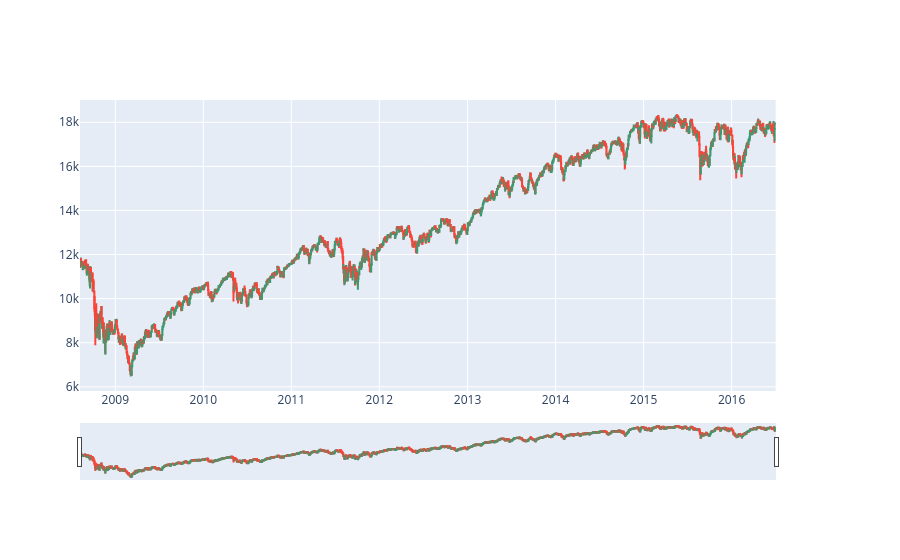

The code cell stored with this chart in its notebook:
### Code cell
fig = make_subplots(specs=[[{"secondary_y":True}]])
fig.add_trace(go.Candlestick(x=merged_df['Date'],
        open = merged_df['Open'],
        high = merged_df['High'],
        low = merged_df['Low'], 
        close = merged_df['Close'],
        name = "Price"),secondary_y = False)

### Figure 1 — Plotly figure (JSON) as saved in the notebook; plotly's stock layout.template omitted (floating-point values rounded to 4 significant figures; data arrays with more than 128 entries replaced by an {"elided": "..."} marker saying what was removed)
{"data": [{"close": {"elided": "1989 float values"}, "high": {"elided": "1989 float values"}, "low": {"elided": "1989 float values"}, "name": "Price", "open": {"elided": "1989 float values"}, "type": "candlestick", "x": {"elided": "1989 str values"}, "xaxis": "x", "yaxis": "y"}], "layout": {"xaxis": {"anchor": "y", "domain": [0, 0.94]}, "yaxis": {"anchor": "x", "domain": [0, 1]}, "yaxis2": {"anchor": "x", "overlaying": "y", "side": "right"}}}
